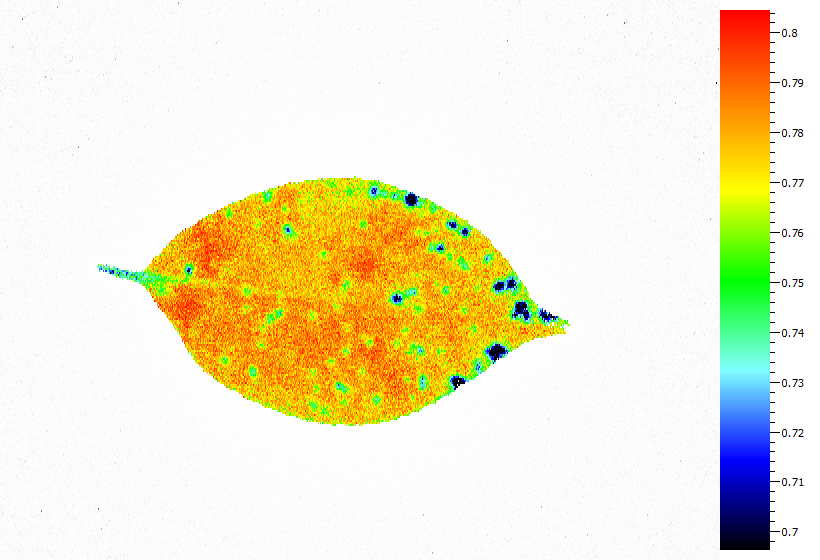
#> input picture src/img/g3_u.bmp, 820 x 560 px
$ python -i detect.py   (imports and definitions only)
#> lines starting #> are read from the running program, lines starting #| are printed output that depends on the picture; after the words box and inside, x2 and y2 are one past the last pixel; in counts of white or black regions, pixels touching at a corner belong together
#!/usr/bin/env python3.11
# -*- coding: utf-8 -*-
"""Detect and extract leaves."""

import os
import sys

import cv2
import numpy as np


# [21 lines left out: functions main, args, not called in this run]

class Detect:
    """Detect and extract leaves.

    Extract fresh leaves, stained leaves, Fv/Fm value scale bar
    from an image, and detect each leaf size and tilt.

    Attributes:
        resize (:obj:`int`): Image size after resizing. Defaults to 1000.
        canny_thr1 (:obj:`int`): Canny threshold1. Defaults to 100.
        canny_thr2 (:obj:`int`): Canny threshold2. Defaults to 200.
        bin_thr (:obj:`float`): Threshold of binarization. Defaults to 60.
        bin_max (:obj:`float`): Max value of binarization. Defaults to 255.
        min_area (:obj:`int`): Minimun leaf area as a fraction of the
            image. Defaults to 100.
        hsv_min (:obj:`numpy.ndarray[int]`): Minimum HSV value of green.
            Defaults to [30, 50, 50].
        hsv_max (:obj:`numpy.ndarray[int]`): Maximum HSV value of green.
            Defaults to [90, 255, 200].
        blur (:obj:`tuple`): Kernel size of blur (width, height).
            Defaults to (5,5)
        ext (:obj:`str`): Resutl file extension. Defaults to '.png'
    """

    def __init__(self) -> None:
        self.__set_default()

    def __set_default(self) -> None:
        """Set default value to each parameter."""
        self.resize = 1000
        self.canny_thr1 = 100
        self.canny_thr2 = 200
        self.bin_thr = 60
        self.bin_max = 255
        self.min_area = 100
        self.hsv_min = np.array([30,50,50])
        self.hsv_max = np.array([90,255,200])
        self.blur = (5,5)
        self.ext = '.png'

    # [76 lines left out: functions set_param, __save, __resize, not called in this run]

    def __get_cnts(self, img: np.ndarray) -> list:
        """Find contours with an area larger than the set value.

        Args:
            img (:obj:`numpy.ndarray`): Input binary image.

        Returns:
            list: Contours with an area larger than the set value.
        """
        cnts, _ = cv2.findContours(img, cv2.RETR_EXTERNAL,
                                   cv2.CHAIN_APPROX_SIMPLE)
        height, width = img.shape[:2]
        min_area = height * width / self.min_area
        cnts_list = list(filter(lambda x: cv2.contourArea(x) > min_area, cnts))
        return cnts_list

    def __assess_noise(self, img: np.ndarray) -> int:
        """Assess noise of image.

        Args:
            img (:obj:`numpy.ndarray`): Input image.

        Returns:
            int: Number of noise.
        """
        img_canny = cv2.Canny(img, self.canny_thr1, self.canny_thr2)
        cnts, _ = cv2.findContours(img_canny, cv2.RETR_EXTERNAL, cv2.CHAIN_APPROX_SIMPLE)
        height, width = img.shape[:2]
        min_area = height * width / 1000
        cnts_list = list(filter(lambda x: cv2.contourArea(x) < min_area, cnts))
        return len(cnts_list)

    def __bin(self, img: np.ndarray) -> np.ndarray:
        """Binarization.

        Args:
            img (:obj:`numpy.ndarray`): Input gray scale image.

        Returns:
            numpy.ndarray: Binary image.
        """
        _, img_bin = cv2.threshold(img, self.bin_thr, self.bin_max,
                                   cv2.THRESH_BINARY)
        return img_bin

    # [12 lines left out: function __green_range, not called in this run]

    def extr_leaf(self, input_path: str, output_path: str = './') -> np.ndarray:
        try:
            img = self.__input_img(input_path)
        except (TypeError, ValueError) as e:
            raise
        #img = self.__resize(img)
        try:
            cnts_list = self.__best_hsv(img)
        except (ValueError) as e:
            raise
        for cnts in cnts_list:
            shape = self.__shape_leaf(img, cnts)
            if shape is not None:
                break
        if shape is None:
            raise ValueError('No contours were detected.')
        main_obj = self.__main_obj(img, [shape])
        res_img = img.copy()
        cv2.drawContours(res_img, [main_obj], -1, (0,0,255), 3)
        #self.__save(res_img, 'leaf-cnts', outdir=output_path)
        img = self.__extr(img, main_obj)
        return img, main_obj

    # [18 lines left out: function extr_green, not called in this run]

    def __extr(self, img, cnts):
        mask = np.zeros(img.shape, np.uint8)
        cv2.drawContours(mask, [cnts], 0, (255, 255, 255), -1)
        result = cv2.bitwise_and(img, mask)
        return result

    def __input_img(self, path: str) -> np.ndarray:
#> called with path = '../img/g3_u.bmp'
        if os.path.isfile(path):
            img = cv2.imread(path)
#> img is the input picture: shape (560, 820, 3); mean B, G, R 204.4, 234.2, 240.7
            if not isinstance(img, np.ndarray):
                raise TypeError(f'\'{path}\' is not an image file')
            else:
                self.img_name = os.path.splitext(os.path.basename(path))[0]
                return img
        else:
            raise ValueError(f'Cannot access \'{path}\': No such file or directory')

    def __shape_leaf(self, img: np.ndarray, cnts: np.ndarray):
        shape_list = []
        for cnt in cnts:
            diff_approx = self.__approx_ellipse(img, cnt)
            if diff_approx:
                shape_list.append([diff_approx, cnt])
        shape_list.sort(key=lambda x: x[0])
        if len(shape_list) > 0:
            return shape_list[0][1]

    def __approx_ellipse(self, img: np.ndarray, cnts: np.ndarray):
        h, w = img.shape[:2]
        img_ellipse = np.zeros(img.shape[:3], np.uint8)
        img_cnts = img_ellipse.copy()
        ellipse = cv2.fitEllipse(cnts)
        x, y = ellipse[0]
        elp_h, elp_w = ellipse[1]
        cv2.ellipse(img_ellipse, ellipse, (255,255,255), -1)
        cv2.drawContours(img_cnts, [cnts], -1, (255,255,255), -1)
        img_and = cv2.bitwise_and(img_ellipse, img_cnts)
        img_xor = cv2.bitwise_xor(img_and, img_ellipse)
        xor_area = np.sum(img_xor) / 255 / 3
        elp_area = np.sum(img_ellipse) / 255 / 3
        # Whether the ellipse extends beyond the image or not.
        if ((np.abs(h / 2 - y) + (elp_h / 2)) < (h / 2 * 1.05)) and \
           ((np.abs(w / 2 - x) + (elp_w / 2)) < (w / 2 * 1.05)):
            # How far away from the ellipse.
            if (xor_area / elp_area) < 0.2:
                return xor_area
        else:
            return False

    def __main_obj(self, img: np.ndarray, cnts: np.ndarray) -> np.ndarray:
        h, w = img.shape[:2]
        center = (int(w /2), int(h / 2))
        main_obj = None
        obj_list = []
        for cnt in cnts:
            dist = cv2.pointPolygonTest(cnt, center, True)
            obj_list.append([dist, cnt])
            if dist >= 0:
                main_obj = cnt
        if main_obj is None:
            obj_list.sort(key=lambda x: x[0], reverse=True)
            main_obj = obj_list[0][1]
        return main_obj

    # [14 lines left out: function __green_ratio, not called in this run]

    def __best_hsv(self, img: np.ndarray) -> list:
        """Sort H, S, and V in order of decreasing noise

        Args:
            img (:obj:`numpy.ndarray`): Input color image.

        Returns:
            list: List of contours sorted in order of decreasing noise.
        """
        img_hsv = cv2.cvtColor(img, cv2.COLOR_BGR2HSV)
#> img_hsv: shape (560, 820, 3); mean H, S, V 7.9, 52.6, 250.7
        hsv = cv2.split(img_hsv)
        best = []
        h, w = img.shape[:2]
#> h = 560; w = 820
        area = h * w
#> area = 459200
        for image in hsv:
            bin = self.__bin(image)
            white = np.sum(bin) / 255
            black = area - white
            if (white / area) > 0.98 or (black / area) > 0.98:
                continue
            cnts = self.__get_cnts(bin)
            noise = self.__assess_noise(image)
            if len(cnts) > 0:
                best.append([noise, cnts])
#> this loop made 3 passes
#> (white, black, noise) on passes 1 to 2: (17912, 441288, 288), (98092, 361108, 249)
#> (white, black) on pass 3: (457191, 2009)
#> pass 1, in __bin, `_, img_bin = cv2.threshold(img, self.bin_thr, self.bin_max, cv2.THRESH..`:
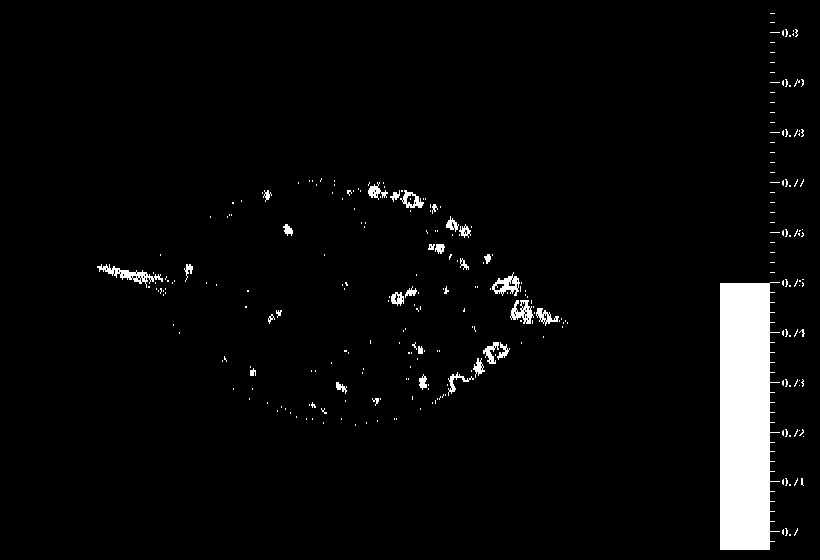
#> img_bin: shape (560, 820); 3.9% white; 290 white regions (258 under 20 px), largest, box (x1, y1, x2, y2) and area: (720, 282, 780, 550) 13515, (97, 264, 163, 288) 430, (492, 272, 520, 296) 308
#> pass 1, in __assess_noise, `img_canny = cv2.Canny(img, self.canny_thr1, self.canny_thr2)`:
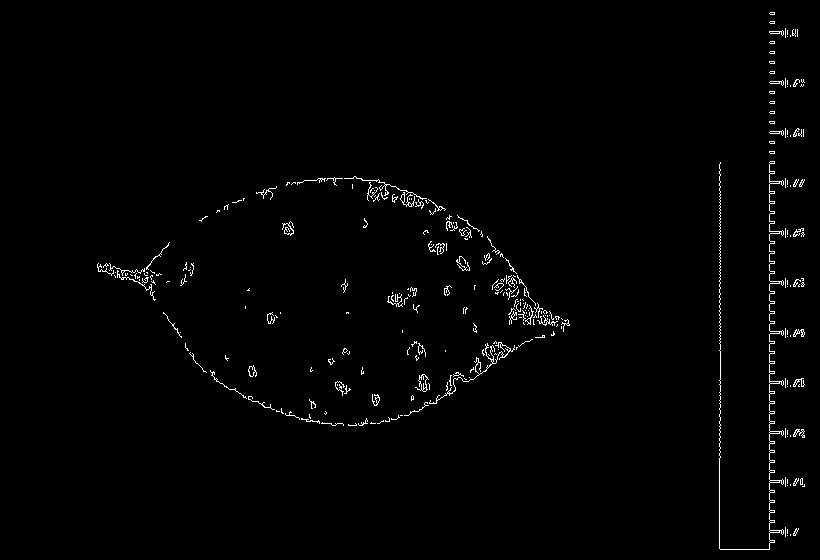
#> img_canny: shape (560, 820); 1.2% white in thin lines or dots, all inside (x1, y1, x2, y2) = (97, 12, 805, 550)
#> after the loop:
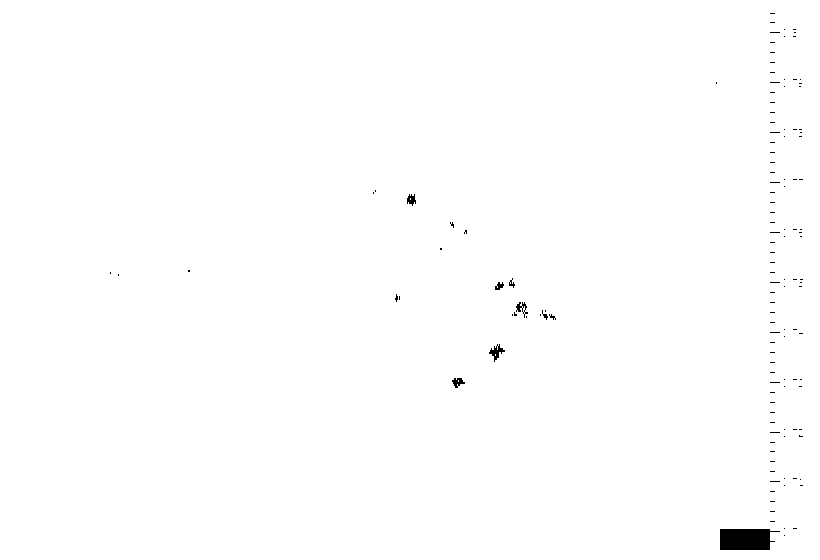
#> bin: shape (560, 820); 99.6% white; 132 black regions (124 under 20 px), largest, box (x1, y1, x2, y2) and area: (720, 529, 780, 550) 1065, (489, 344, 505, 362) 112, (516, 302, 528, 318) 74
#> after the loop, best = 2 items
        if len(best):
            best.sort(key=lambda x: x[0])
            result = [r[1] for r in best]
#> result = 2 items
            return result
        else:
            raise ValueError('No object was detected.')


# [3 lines not run here, left out]

>>> result = Detect().extr_leaf('../img/g3_u.bmp')
#> the loop in extr_leaf, `for cnts in cnts_list:` made 1 pass
#> pass 1, in __approx_ellipse, `img_xor = cv2.bitwise_xor(img_and, img_ellipse)`:
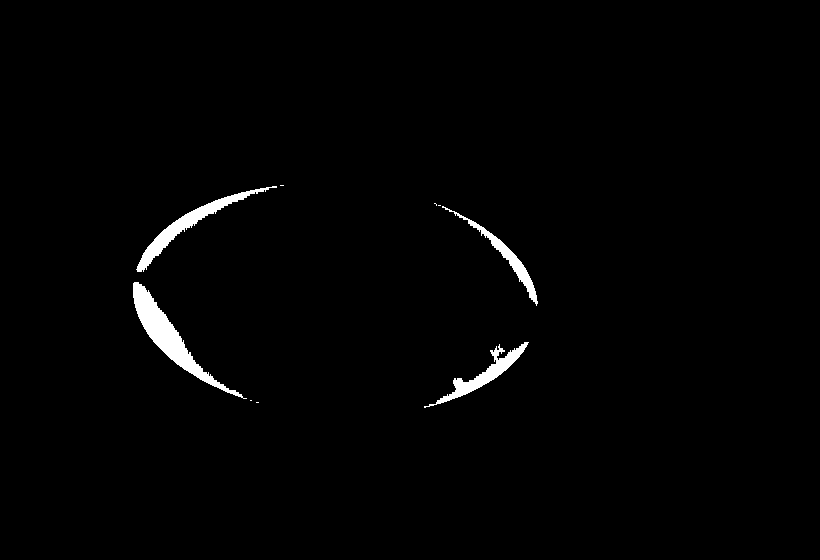
#> img_xor: shape (560, 820, 3); 1.4% white; 9 white regions (5 under 20 px), largest, box (x1, y1, x2, y2) and area: (133, 282, 247, 399) 2452, (136, 186, 277, 272) 1591, (424, 342, 529, 408) 1225, (442, 206, 538, 306) 938
#> pass 1, in __approx_ellipse (call 2), `img_xor = cv2.bitwise_xor(img_and, img_ellipse)`:
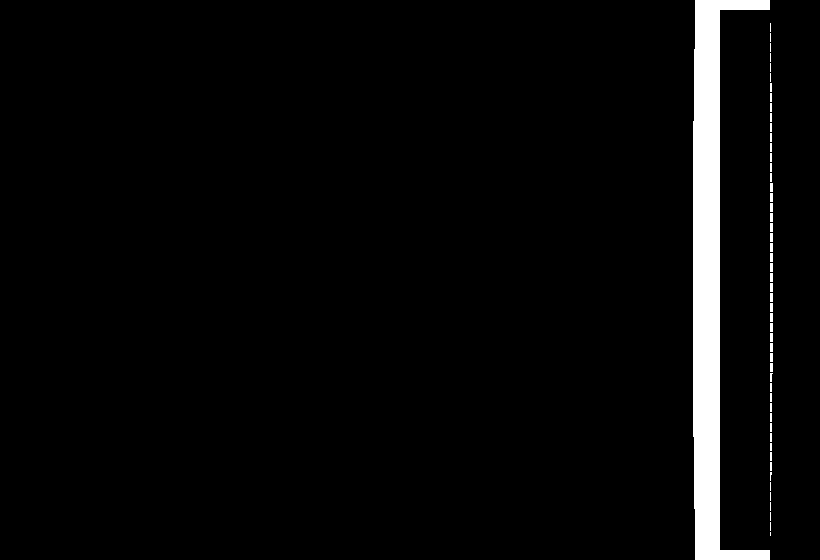
#> img_xor: shape (560, 820, 3); 3.7% white; 53 white regions (33 under 20 px), largest, box (x1, y1, x2, y2) and area: (693, 0, 770, 560) 15776, (770, 183, 773, 192) 27, (770, 193, 773, 202) 27
#> the loop in __main_obj, `for cnt in cnts:` made 1 pass
#> dist on pass 1: 78.24
#> after the loop in __main_obj, `for cnt in cnts:`: obj_list = 1 item
#> in extr_leaf, `main_obj = self.__main_obj(img, [shape])`: main_obj = contour of 978 points, box (x1, y1, x2, y2) (97, 176, 570, 426), area 69384
#> in extr_leaf, `cv2.drawContours(res_img, [main_obj], -1, (0,0,255), 3)`:
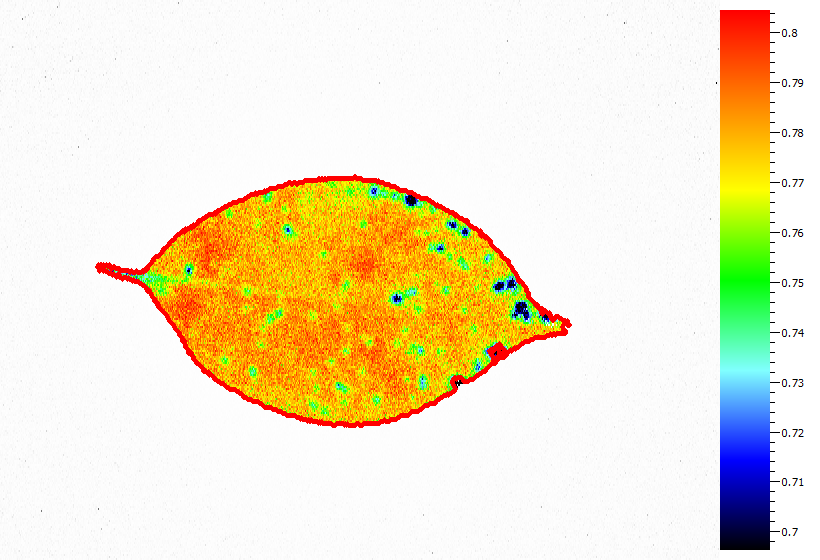
#> res_img: shape (560, 820, 3); 1.31% of pixels changed, all inside (x1, y1, x2, y2) = (95, 174, 572, 428)
#> in __extr, `cv2.drawContours(mask, [cnts], 0, (255, 255, 255), -1)`: mask: shape (560, 820, 3); 15.3% white; 1 white region, box (x1, y1, x2, y2) and area: (97, 176, 570, 426) 70110
#> in __extr, `result = cv2.bitwise_and(img, mask)`:
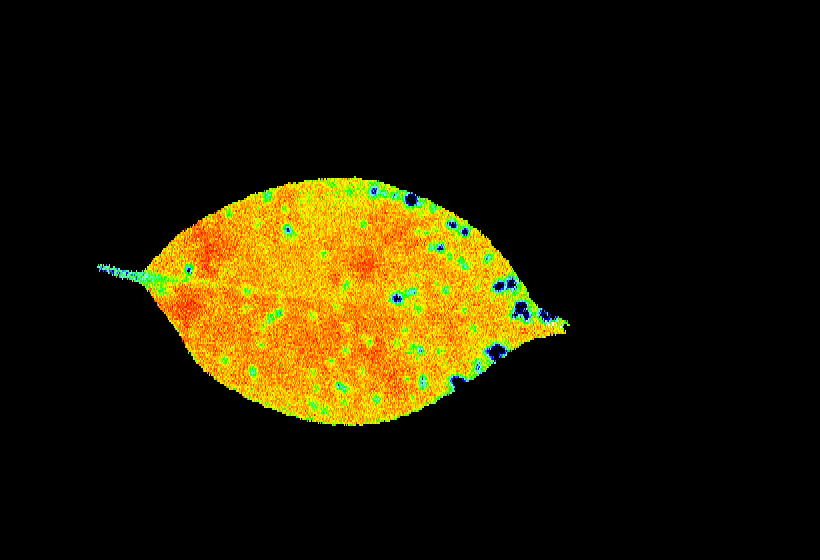
#> result: shape (560, 820, 3); mean B, G, R 1.2, 27.3, 35.1
